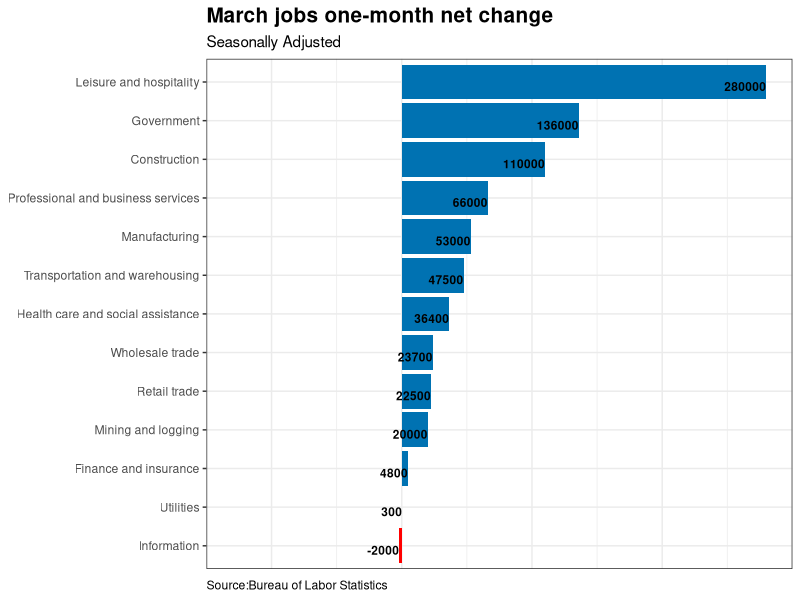
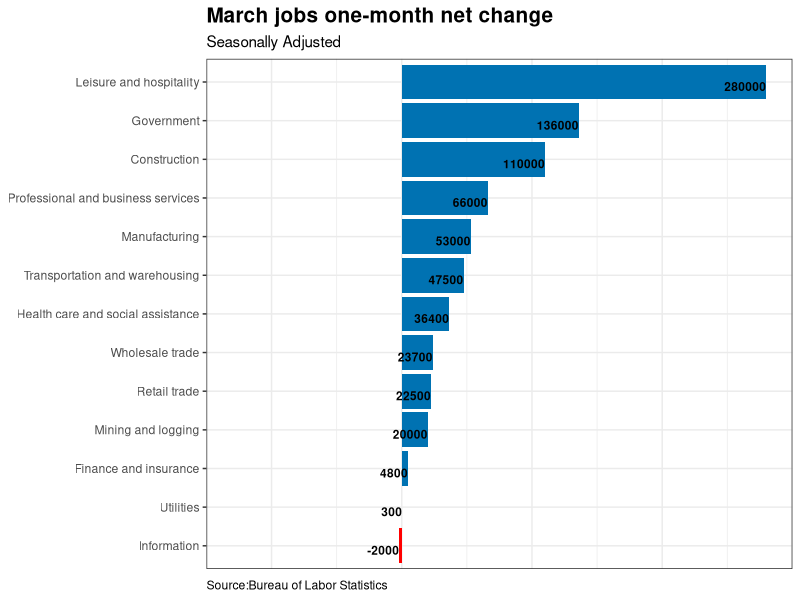

Source code (R) for these figures, in order:

#load packages

library(tidyverse)
library(readxl)
library(ggplot2)
library(forcats)
setwd("G:/YOUR DIRECTORY/Jobs REport")

df<-read_excel("CES.xlsx", sheet = "aprdata")
class(df)
head(df)

df2<- df%>%mutate(net=Dif*1000)
df3<-df2%>%mutate(rounded = round(net, 0))%>%arrange((net))


df3

df3%>%ggplot( aes(x=reorder(Industry, rounded), y=rounded,fill = rounded>0))+
  geom_bar(stat="identity",show.legend = FALSE) +coord_flip()+
  geom_text(aes(label = rounded),size =3, vjust = 1,hjust=1,family = "sans",fontface ="bold")+
  scale_y_continuous(limits = c(-150000,300000), expand = c(0, 0))+labs(title = "March jobs one-month net change",subtitle="Seasonally Adjusted",
                             caption = "Source:Bureau of Labor Statistics")+theme_bw()+
  theme(axis.text.x = element_blank(),axis.title.x = element_blank(),
        axis.title.y = element_blank(),plot.caption = element_text(hjust = 0),plot.title = element_text(size = 15,face = "bold"),
        axis.ticks.x=element_blank())+
  scale_fill_manual(values = c("Red", "#0072B2"))
  

  
ggsave("AprilCES.png")



